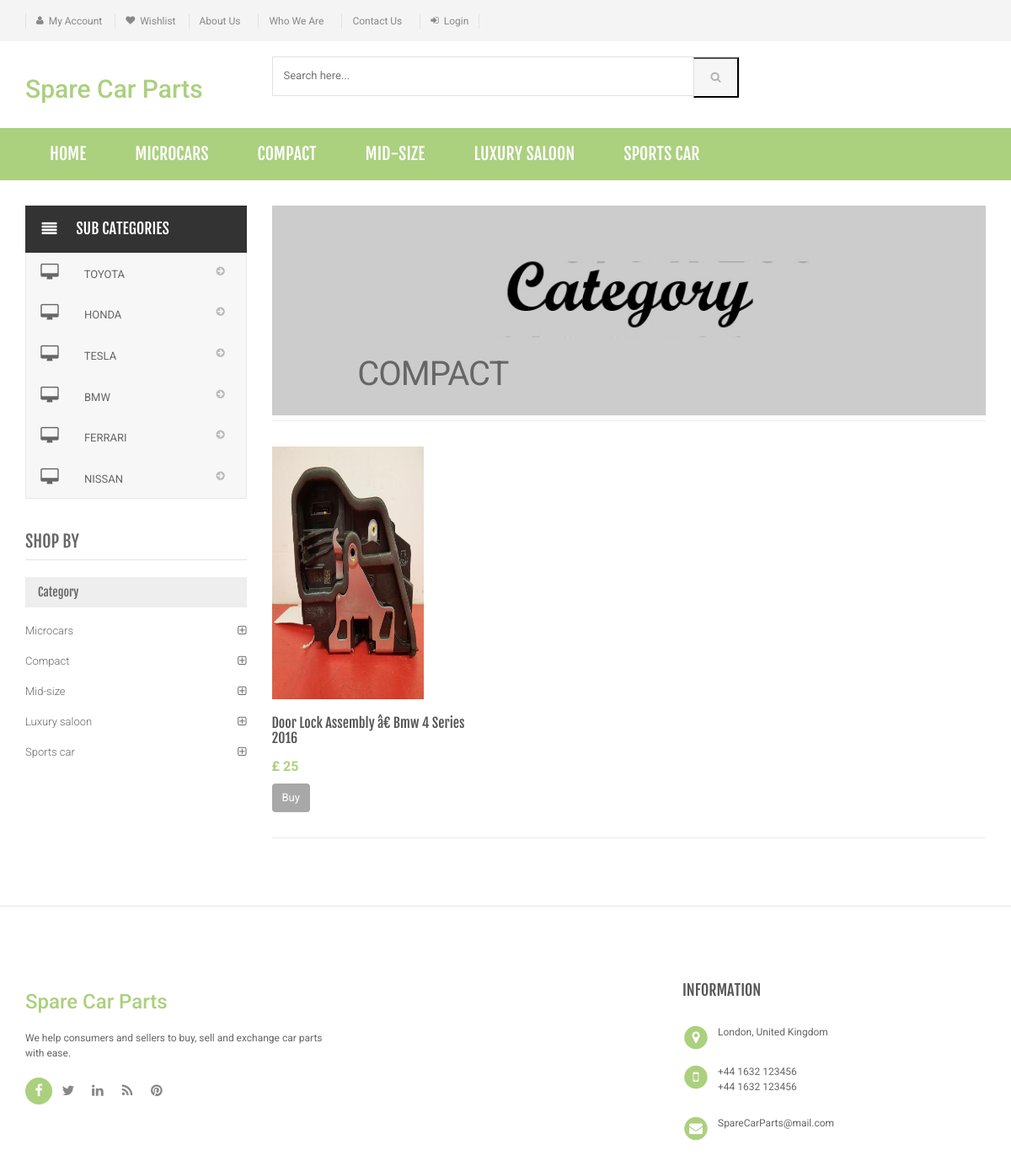
The app's page /category.php?cid=2 with its own data.
### tables this page shows
CREATE TABLE `category` (
  `id` int(11) NOT NULL,
  `categoryName` varchar(255) DEFAULT NULL,
  `categoryDescription` longtext,
  `creationDate` timestamp NOT NULL DEFAULT CURRENT_TIMESTAMP,
  `updationDate` varchar(255) DEFAULT NULL
);

CREATE TABLE `subcategory` (
  `id` int(11) NOT NULL,
  `categoryid` int(11) DEFAULT NULL,
  `subcategory` varchar(255) DEFAULT NULL,
  `creationDate` timestamp NULL DEFAULT CURRENT_TIMESTAMP,
  `updationDate` varchar(255) DEFAULT NULL
);

CREATE TABLE `products` (
  `id` int(11) NOT NULL,
  `productName` varchar(255) DEFAULT NULL,
  `productCompany` varchar(255) DEFAULT NULL,
  `productPrice` int(11) DEFAULT NULL,
  `productDescription` longtext,
  `productImage1` varchar(255) DEFAULT NULL,
  `productImage2` varchar(255) DEFAULT NULL,
  `productImage3` varchar(255) DEFAULT NULL,
  `category` int(11) NOT NULL,
  `subCategory` int(11) DEFAULT NULL,
  `userId` int(11) NOT NULL,
  `productAvailability` varchar(255) DEFAULT NULL,
  `postingDate` timestamp NULL DEFAULT CURRENT_TIMESTAMP,
  `sale_status` varchar(50) DEFAULT NULL,
  `updationDate` varchar(255) DEFAULT NULL,
  `status` varchar(100) NOT NULL DEFAULT 'active'
);

### category.php (the view, shortened to what this page needs)
<?php
include('includes/config.php');
$cid = intval($_GET['cid']);
?>
<!DOCTYPE html>
<html lang="en">
<head>
    <?php include('includes/header-files-css.php');?>
</head>
<body class="cnt-home">
    <header class="header-style-1">
        <?php include 'includes/top-header.php';?>
        <?php include 'includes/main-header.php';?>
        <?php include 'includes/menu-bar.php';?>
    </header>
    <div class="body-content outer-top-xs">
        <div class='container'>
            <div class='row outer-bottom-sm'>
                <div class='col-md-3 sidebar'>
                    <div class="side-menu animate-dropdown outer-bottom-xs">
                        <div class="side-menu animate-dropdown outer-bottom-xs">
                            <div class="head"><i class="icon fa fa-align-justify fa-fw"></i>Sub Categories</div>
                            <nav class="yamm megamenu-horizontal" role="navigation">
                                <ul class="nav">
                                    <li class="dropdown menu-item">
                                        <?php $sql = mysqli_query($con, "select id,subcategory  from subcategory where categoryid='$cid'");
                                        while ($row = mysqli_fetch_array($sql)) {
                                ?>
                                        <a href="sub-category.php?scid=<?php echo $row['id']; ?>"
                                            class="dropdown-toggle"><i class="icon fa fa-desktop fa-fw"></i>
                                            <?php echo $row['subcategory']; ?></a>
                                        <?php }?>
                                    </li>
                                </ul>
                            </nav>
                        </div>
                    </div>
                    <div class="sidebar-module-container">
                        <h3 class="section-title">shop by</h3>
                        <div class="sidebar-filter">
                            <div class="sidebar-widget wow fadeInUp outer-bottom-xs ">
                                <div class="widget-header m-t-20">
                                    <h4 class="widget-title">Category</h4>
                                </div>
                                <div class="sidebar-widget-body m-t-10">
                                    <?php $sql = mysqli_query($con, "select id,categoryName  from category");
while ($row = mysqli_fetch_array($sql)) {
    ?>
                                    <div class="accordion">
                                        <div class="accordion-group">
                                            <div class="accordion-heading">
                                                <a href="category.php?cid=<?php echo $row['id']; ?>"
                                                    class="accordion-toggle collapsed">
                                                    <?php echo $row['categoryName']; ?>
                                                </a>
                                            </div>
                                        </div>
                                    </div>
                                    <?php }?>
                                </div>
                            </div>
                        </div>
                    </div>
                </div>
                <div class='col-md-9'>
                    <div id="category" class="category-carousel hidden-xs">
                        <div class="item">
                            <div class="image">
                                <img src="assets/images/banners/cat-banner-1.jpg" alt="" class="img-responsive">
                            </div>
                            <div class="container-fluid">
                                <div class="caption vertical-top text-left">
                                    <div class="big-text">
                                        <br />
                                    </div>
                                    <?php $sql = mysqli_query($con, "select categoryName  from category where id='$cid'");
while ($row = mysqli_fetch_array($sql)) {
    ?>
                                    <div class="excerpt hidden-sm hidden-md">
                                        <?php echo htmlentities($row['categoryName']); ?>
                                    </div>
                                    <?php }?>
                                </div>
                            </div>
                        </div>
                    </div>
                    <div class="search-result-container">
                        <div id="myTabContent" class="tab-content">
                            <div class="tab-pane active " id="grid-container">
                                <div class="category-product  inner-top-vs">
                                    <div class="row">
                                        <?php
$ret = mysqli_query($con, "select * from products where category='$cid' and status='active'");
$num = mysqli_num_rows($ret);
if ($num > 0) {
    while ($row = mysqli_fetch_array($ret)) {?>
                                        <div class="col-sm-6 col-md-4 wow fadeInUp">
                                            <div class="products">
                                                <div class="product">
                                                    <div class="product-image">
                                                        <div class="image">
                                                            <a
                                                                href="product-details.php?pid=<?php echo htmlentities($row['id']);?>">
                                                                <img src="productimages/<?php echo htmlentities($row['id']);?>/<?php echo htmlentities($row['productImage1']);?>"
                                                                    data-echo="productimages/<?php echo htmlentities($row['id']);?>/<?php echo htmlentities($row['productImage1']);?>"
                                                                    width="180" height="300" alt=""></a>
                                                        </div>
                                                    </div>
                                                    <div class="product-info text-left">
                                                        <h3 class="name"><a
                                                                href="product-details.php?pid=<?php echo htmlentities($row['id']); ?>"><?php echo htmlentities($row['productName']); ?></a>
                                                        </h3>
                                                        <div class="product-price">
                                                            <span class="price">
                                                            £ <?php echo htmlentities($row['productPrice']); ?>
                                                            </span>
                                                        </div>
                                                    </div>
                                                    <div class="cart clearfix animate-effect">
                                                        <div class="action">
                                                            <ul class="list-unstyled">
                                                                <li class="add-cart-button btn-group">
                                                                    <?php if ($row['productAvailability'] == 'In Stock') {?>
                                                                    <a
                                                                        href="product-details.php?pid=<?php echo htmlentities($row['id']); ?>">
                                                                        <button class="btn btn-primary"
                                                                            type="button">Buy</button></a>
                                                                    <?php } else {?>
                                                                    <div class="action" style="color:red">Out of Stock
                                                                    </div>
                                                                    <?php }?>
                                                                </li>
                                                            </ul>
                                                        </div>
                                                    </div>
                                                </div>
                                            </div>
                                        </div>
                                        <?php }} else {?>
                                        <div class="col-sm-6 col-md-4 wow fadeInUp">
                                            <h3>No Product Found</h3>
                                        </div>
                                        <?php }?>
                                    </div>
                                </div>
                            </div>
                        </div>
                    </div>
                </div>
            </div>
        </div>
    </div>
    <?php include 'includes/footer.php';?>
</body>
</html>

### includes/menu-bar.php (shortened to what this page needs)
<div class="header-nav animate-dropdown">
    <div class="container">
        <div class="yamm navbar navbar-default" role="navigation">
            <div class="nav-bg-class">
                <div class="navbar-collapse collapse" id="mc-horizontal-menu-collapse">
                    <div class="nav-outer">
                        <ul class="nav navbar-nav">
                            <li class="dropdown yamm-fw">
                                <a href="index.php" data-hover="dropdown" class="dropdown-toggle">Home</a>
                            </li>
                            <?php $sql=mysqli_query($con,"select id,categoryName  from category limit 6");
while($row=mysqli_fetch_array($sql))
{
    ?>
                            <li class="dropdown yamm">
                                <a href="category.php?cid=<?php echo $row['id'];?>">
                                    <?php echo $row['categoryName'];?></a>
                            </li>
                            <?php } ?>
                        </ul>
                        <div class="clearfix"></div>
                    </div>
                </div>
            </div>
        </div>
    </div>
</div>

### assets/css/green.css (style rules this page uses)
a { color: #abd07e; }
.header-style-1 .header-nav { background: #abd07e; }
.product .product-info .product-price .price { color: #abd07e; }
.sidebar .sidebar-module-container .sidebar-widget .sidebar-widget-body .accordion .accordion-group .accordion-heading .accordion-toggle, .sidebar .sidebar-module-container .sidebar-widget .sidebar-widget-body .accordion .accordion-group .accordion-heading .accordion-toggle:hover, .sidebar .sidebar-module-container .sidebar-widget .sidebar-widget-body .accordion .accordion-group .accordion-heading .accordion-toggle:focus, .sidebar .sidebar-module-container .sidebar-widget .sidebar-widget-body .accordion .accordion-group .accordion-heading .accordion-toggle:after { color: #abd07e; }

### assets/css/lightbox.css (style rules this page uses)
body:after { content: url(../images/close.png) url(../images/loading.gif) url(../images/prev.png) url(../images/next.png); display: none; }

### assets/css/blue.css (style rules this page uses)
a { color: #3498db; }
.header-style-1 .header-nav { background: #3498db; }
.product .product-info .product-price .price { color: #3498db; }
.sidebar .sidebar-module-container .sidebar-widget .sidebar-widget-body .accordion .accordion-group .accordion-heading .accordion-toggle, .sidebar .sidebar-module-container .sidebar-widget .sidebar-widget-body .accordion .accordion-group .accordion-heading .accordion-toggle:hover, .sidebar .sidebar-module-container .sidebar-widget .sidebar-widget-body .accordion .accordion-group .accordion-heading .accordion-toggle:focus, .sidebar .sidebar-module-container .sidebar-widget .sidebar-widget-body .accordion .accordion-group .accordion-heading .accordion-toggle:after { color: #3498db; }

### assets/css/red.css (style rules this page uses)
a { color: #ff6c6c; }
.header-style-1 .header-nav { background: #ff6c6c; }
.product .product-info .product-price .price { color: #ff6c6c; }
.sidebar .sidebar-module-container .sidebar-widget .sidebar-widget-body .accordion .accordion-group .accordion-heading .accordion-toggle, .sidebar .sidebar-module-container .sidebar-widget .sidebar-widget-body .accordion .accordion-group .accordion-heading .accordion-toggle:hover, .sidebar .sidebar-module-container .sidebar-widget .sidebar-widget-body .accordion .accordion-group .accordion-heading .accordion-toggle:focus, .sidebar .sidebar-module-container .sidebar-widget .sidebar-widget-body .accordion .accordion-group .accordion-heading .accordion-toggle:after { color: #ff6c6c; }

### assets/css/orange.css (style rules this page uses)
a { color: #f39c12; }
.header-style-1 .header-nav { background: #f39c12; }
.product .product-info .product-price .price { color: #f39c12; }
.sidebar .sidebar-module-container .sidebar-widget .sidebar-widget-body .accordion .accordion-group .accordion-heading .accordion-toggle, .sidebar .sidebar-module-container .sidebar-widget .sidebar-widget-body .accordion .accordion-group .accordion-heading .accordion-toggle:hover, .sidebar .sidebar-module-container .sidebar-widget .sidebar-widget-body .accordion .accordion-group .accordion-heading .accordion-toggle:focus, .sidebar .sidebar-module-container .sidebar-widget .sidebar-widget-body .accordion .accordion-group .accordion-heading .accordion-toggle:after { color: #f39c12; }

### assets/css/dark-green.css (style rules this page uses)
a { color: #12cca7; }
.header-style-1 .header-nav { background: #12cca7; }
.product .product-info .product-price .price { color: #12cca7; }
.sidebar .sidebar-module-container .sidebar-widget .sidebar-widget-body .accordion .accordion-group .accordion-heading .accordion-toggle, .sidebar .sidebar-module-container .sidebar-widget .sidebar-widget-body .accordion .accordion-group .accordion-heading .accordion-toggle:hover, .sidebar .sidebar-module-container .sidebar-widget .sidebar-widget-body .accordion .accordion-group .accordion-heading .accordion-toggle:focus, .sidebar .sidebar-module-container .sidebar-widget .sidebar-widget-body .accordion .accordion-group .accordion-heading .accordion-toggle:after { color: #12cca7; }

### records on screen
category: categoryName "MICROCARS", categoryName "Microcars"
category: categoryName "COMPACT", categoryName "Compact"
category: categoryName "MID-SIZE", categoryName "Mid-size"
category: categoryName "LUXURY SALOON", categoryName "Luxury saloon"
category: categoryName "SPORTS CAR", categoryName "Sports car"
subcategory: subcategory "TOYOTA"
subcategory: subcategory "HONDA"
subcategory: subcategory "TESLA"
subcategory: subcategory "BMW"
subcategory: subcategory "FERRARI"
subcategory: subcategory "NISSAN"
products: productImage1 (picture), productName "Door Lock Assembly â€ Bmw 4 Series 2016", productPrice "25"
